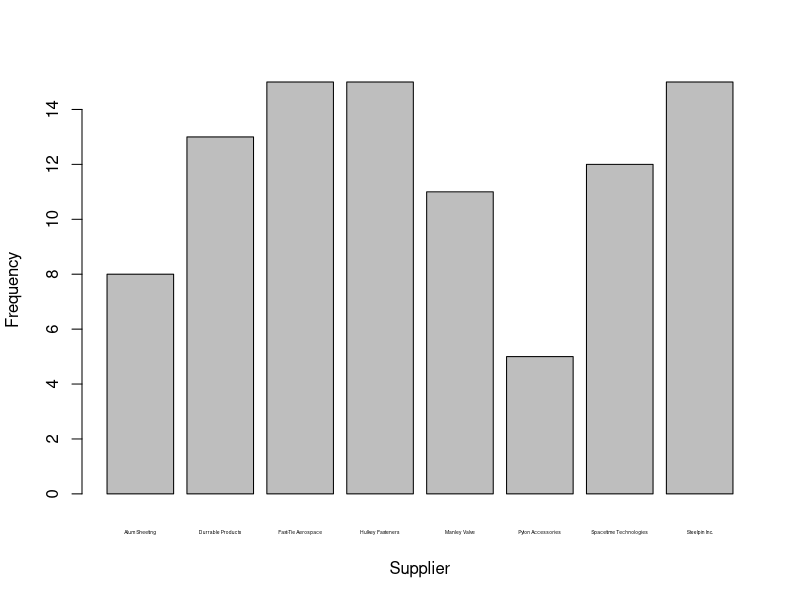

Write R code to recreate this figure.
# Question 3
library(readxl)
data <- read_excel("Purchase Orders.xlsx", 
                   skip = 2)
View(data)

# Section (a)
y = table(data$Supplier)
barplot(y, cex.names = 0.3, xlab = "Supplier", ylab = "Frequency")

# Section (b) --> Pareto Analysis
data$`Cost per order` = sort(data$`Cost per order`, decreasing = TRUE)
total = sum(data$`Cost per order`)
data["Relative Proportion"] = data$`Cost per order`/ total
data["Cummulative"] = cumsum(data$`Relative Proportion`)
View(data[c(7,11,12)])

# 51.8% of the purchases is fullfilled by the first 15 orders
# Since there are 94 orders, 15/94 or 16.0% of the orders cover 51.8% of the purchase proportion

# Less than 4-% orders account for more than 80% of the cost